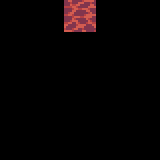

A 2D game scene composited from a Tiled map and its tileset images. What follows is a short description and the map's XML, with every tile layer's data as written:
An orthogonal 5x5 tile map with 32x32 px tiles, 1 tile layer (Tile Layer 1).

<map version="1.0" tiledversion="1.1.6" orientation="orthogonal" renderorder="right-down" width="5" height="5" tilewidth="32" tileheight="32" infinite="0" nextobjectid="1">
 <tileset firstgid="1" source="ground.tsx" />
 <layer name="Tile Layer 1" width="27" height="27">
  <data encoding="csv">
0,0,27,0,0,
0,27,27,27,0,
27,27,27,27,27,
0,27,27,27,0,
0,0,27,0,0
</data>
 </layer>
</map>
